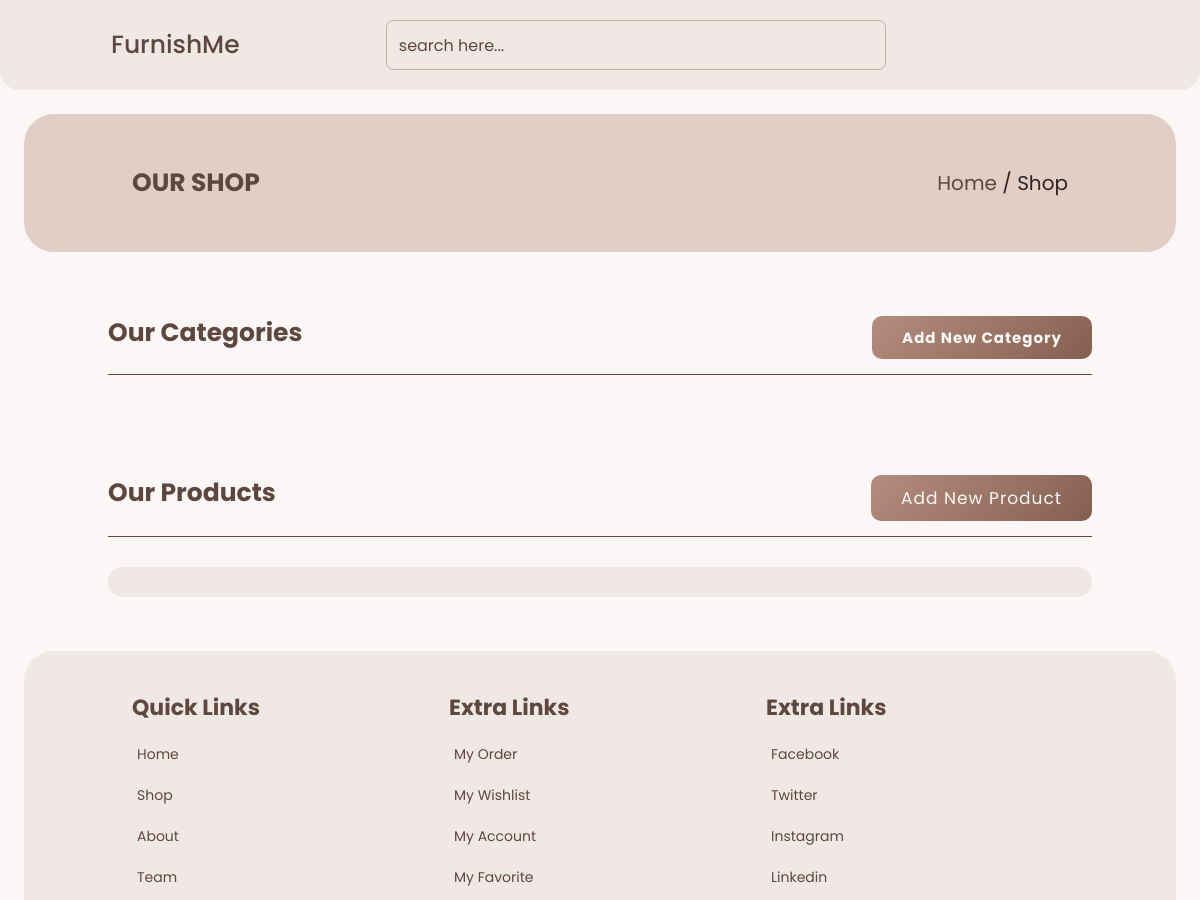
The app's page /shop.php (upper part), older data.
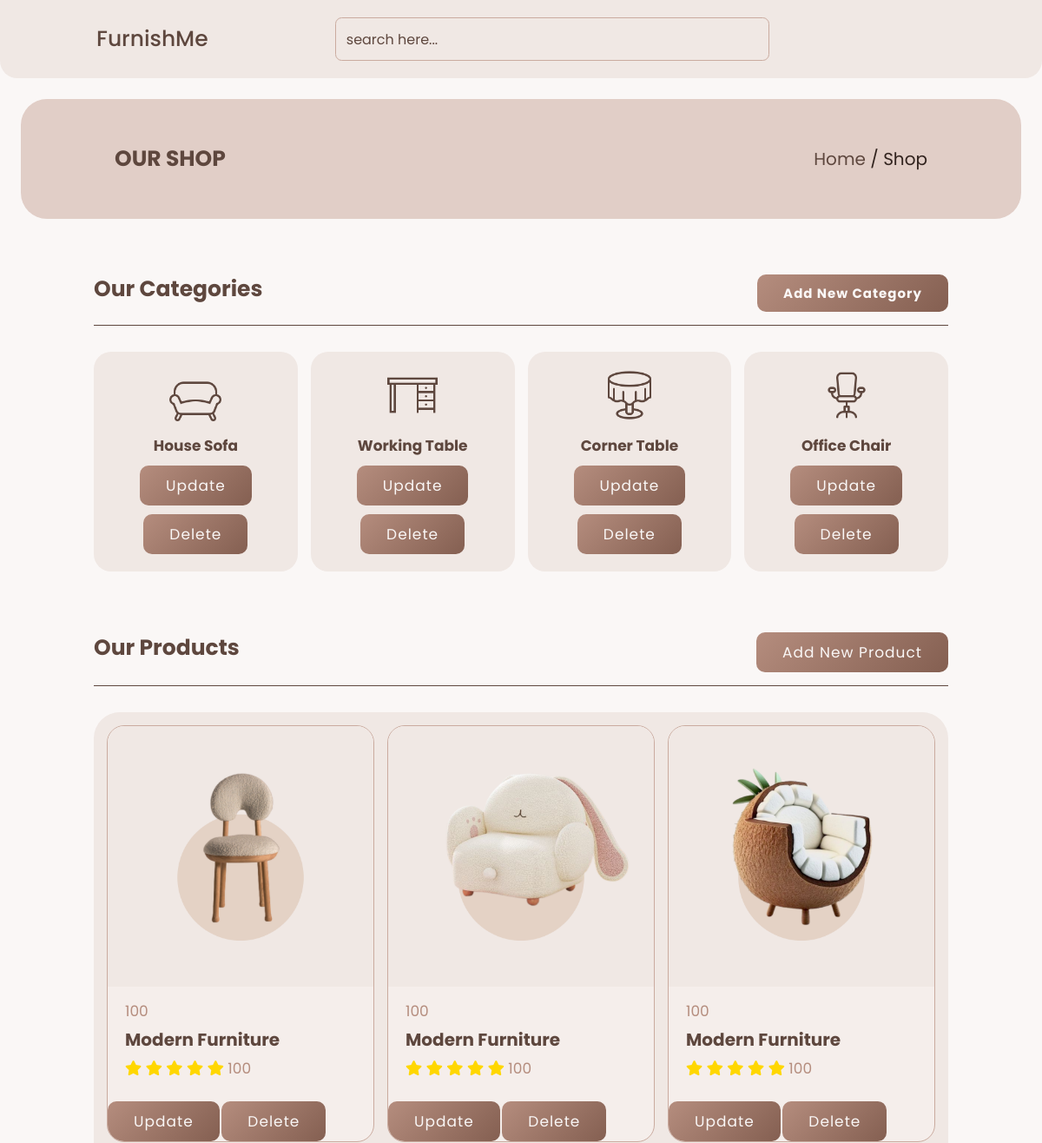
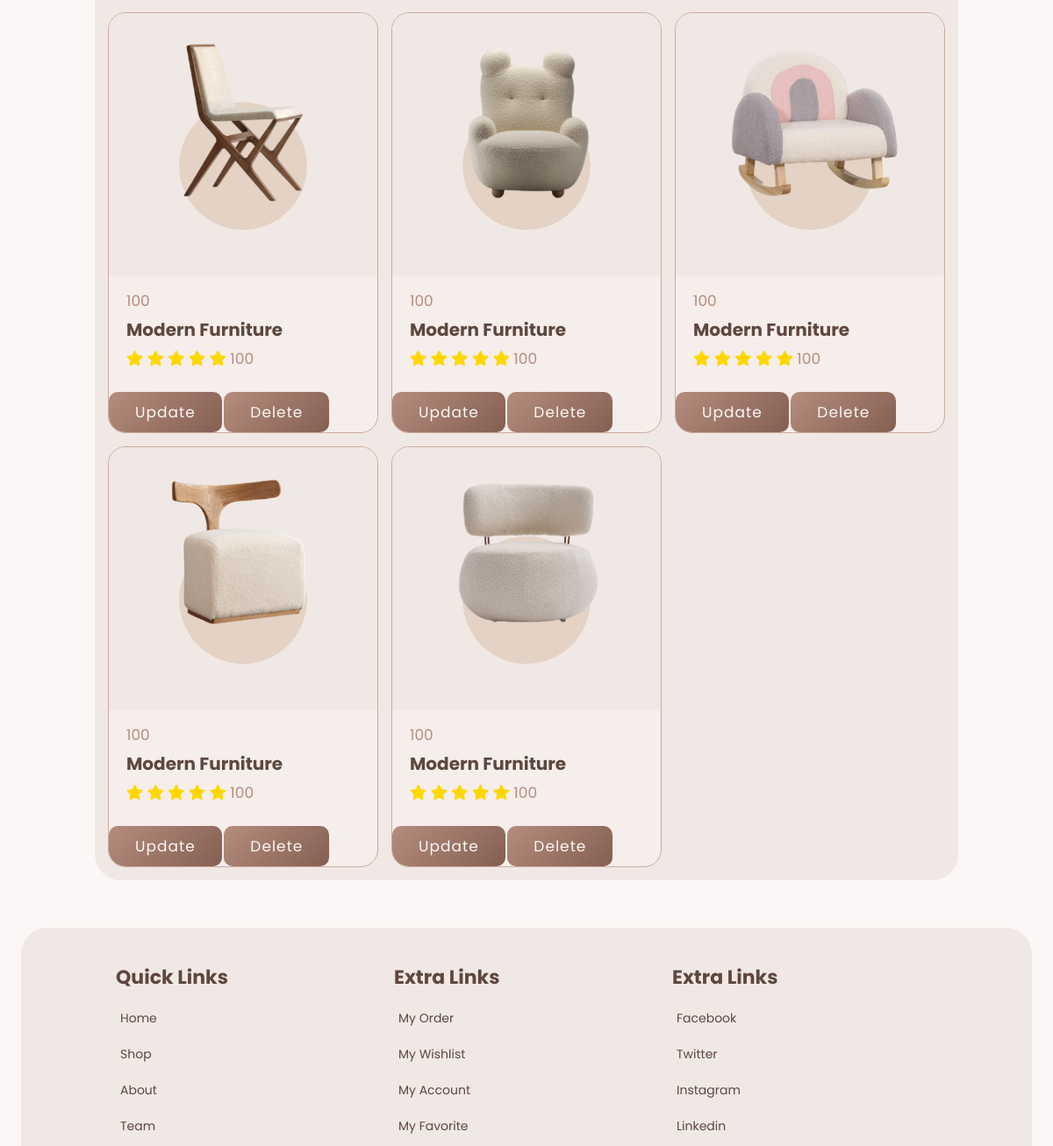
The same page, newer data (2 pictures, top to bottom).
### tables this page shows
CREATE TABLE `categories` (
  `id` int(11) NOT NULL,
  `name` varchar(255) NOT NULL,
  `image` varchar(255) DEFAULT NULL
);

CREATE TABLE `products` (
  `id` int(255) NOT NULL,
  `name` varchar(255) NOT NULL,
  `price` int(11) NOT NULL,
  `quantity` int(11) NOT NULL,
  `image` varchar(255) DEFAULT NULL
);

### shop.php (the view, shortened to what this page needs)
<!DOCTYPE html>
<html lang="en">
<head>
    <?php include('css.php'); ?>
</head>
<body>
    <?php include('header.php'); ?>
    <section class="heading">
        <h3>our shop</h3>
        <p><a href="index.php">home</a> / <span>shop</span></p>
    </section>
    <section class="category">
        <h1 class="title"> <span>our categories</span> <a href="categories_create.php" class="btn title-btn">Add new category</a> </h1>
        <div class="box-container">
            <?php
            include('connection.php');
            $categories_data = "SELECT * FROM categories";
            $categories_rawdata = $connection->query($categories_data);
            while (list($id, $categories_name, $categories_image) = mysqli_fetch_array($categories_rawdata)) {
            ?>
                <div class="box">
                    <img src="pj_img/<?php echo $categories_image ?>" alt="">
                    <h3><?php echo $categories_name ?></h3>
                <div>
                    <a onclick="window.location.href='categories_update.php?id=<?php echo $id ?>'" class="btn title-btn">Update</a>
                   <a onclick="window.location.href='categories_delete.php?id=<?php echo $id ?>&image=<?php echo $categories_image ?>'" class="btn title-btn">Delete</a>
                </div>
                </div>
                <?php
            }
                ?>
        </div>
    </section>
    <section class="products">
        <h1 class="title"> <span>our products</span> <button onclick="window.location.href='product_create.php'" class="btn title-btn">Add new product</button></h1>
        <div class="box-container">
            <?php
            include('connection.php');
            $products_data = "SELECT * FROM products";
            $products_rawdata = $connection->query($products_data);
            while (list($id, $products_name, $products_price, $products_quantity, $products_image) = mysqli_fetch_array($products_rawdata)) {
            ?>
                <div class="box">
                    <div class="image">
                        <img src="pj_img/<?php echo $products_image ?>" alt="">
                    </div>
                    <div class="content">
                        <div class="price"><?php echo $products_price ?></div>
                        <h3><?php echo $products_name ?></h3>
                        <div class="stars">
                            <i class="fas fa-star"></i>
                            <i class="fas fa-star"></i>
                            <i class="fas fa-star"></i>
                            <i class="fas fa-star"></i>
                            <i class="fas fa-star"></i>
                            <span><?php echo $products_quantity ?></span>
                        </div>
                    </div>
                    <a onclick="window.location.href='products_update.php?id=<?php echo $id ?>'" class="btn title-btn">Update</a>
                    <a onclick="window.location.href='products_delete.php?id=<?php echo $id ?>&image=<?php echo $products_image ?>'" class="btn title-btn">Delete</a>
                </div>
            <?php
            }
            ?>
        </div>
    </section>
    <?php include('footer.php'); ?>
</body>
</html>

### css.php
<link href="https://cdn.jsdelivr.net/npm/remixicon@3.0.0/fonts/remixicon.css" rel="stylesheet">
<link rel="stylesheet" href="https://cdnjs.cloudflare.com/ajax/libs/font-awesome/5.15.4/css/all.min.css">
<link rel="stylesheet" href="css/style.css">

### header.php (shortened to what this page needs)
<header class="header">
    <a href="index.php" class="logo"> <i class="ri-menu-line"></i> FurnishMe </a>
    <form action="#" class="search-form">
        <input type="search" placeholder="search here..." id="search-box">
    </form>
</header>

### footer.php (shortened to what this page needs)
<section class="footer">
    <div class="box-container">
        <div class="box">
            <h3>quick links</h3>
            <a href="index.php"> <i class="ri-arrow-right-line"></i> home </a>
            <a href="shop.php"> <i class="ri-arrow-right-line"></i> shop </a>
            <a href="about.php"> <i class="ri-arrow-right-line"></i> about </a>
            <a href="team.php"> <i class="ri-arrow-right-line"></i> team </a>
        </div>
        <div class="box">
            <h3>extra links</h3>
            <a href="#"> <i class="ri-arrow-right-line"></i> my order </a>
            <a href="#"> <i class="ri-arrow-right-line"></i> my wishlist </a>
            <a href="#"> <i class="ri-arrow-right-line"></i> my account </a>
            <a href="#"> <i class="ri-arrow-right-line"></i> my favorite </a>
        </div>
        <div class="box">
            <h3>extra links</h3>
            <a href="#"> <i class="ri-facebook-fill"></i> facebook </a>
            <a href="#"> <i class="ri-twitter-fill"></i> twitter </a>
            <a href="#"> <i class="ri-instagram-fill"></i> instagram </a>
            <a href="#"> <i class="ri-linkedin-box-fill"></i> linkedin </a>
        </div>
    </div>
</section>

### css/style.css (style rules this page uses)
* { font-family: 'Poppins', sans-serif; margin: 0; padding: 0; box-sizing: border-box; outline: none; border: none; text-decoration: none; text-transform: capitalize; transition: .2s linear; }
body { background-color: #faf7f6; }
html { font-size: 62.5%; overflow-x: hidden; scroll-behavior: smooth; }
section { padding: 3rem 9%; }
.heading { background: #e1cec7; display: flex; align-items: center; justify-content: space-between; padding-top: 5rem; padding-bottom: 5rem; margin: 2%; border-radius: 3rem; }
.heading h3 { font-size: 2.5rem; text-transform: uppercase; color: #5e473e; }
.heading p { font-size: 2rem; color: #31231e; }
.heading p a { color: #5e473e; }
.title { display: flex; align-items: center; justify-content: space-between; margin-bottom: 3rem; border-bottom: 0.1rem solid #5e473e; padding-bottom: 1.5rem; }
.title span { font-size: 2.5rem; color: #5e473e; }
.title a { font-size: 1.5rem; color: #b58d7e; }
.btn { display: inline-block; margin-top: 1rem; padding: 1rem 3rem; font-size: 1.7rem; letter-spacing: 1px; background: linear-gradient(135deg, #b58d7e, #845f51); color: #faf7f6; cursor: pointer; border-radius: 1rem; }
.title-btn { color:#faf7f6 !important; }
.header { padding: 2rem 9%; position: sticky; top: 0; left: 0; right: 0; z-index: 100; background: #f0e8e4; display: flex; align-items: center; justify-content: space-between; border-radius: 0 0 2rem 2rem; }
.header .logo { font-size: 2.5rem; color: #5e473e; font-weight: 500; }
.header .logo i { padding-right: .3rem; }
.header .search-form { height: 5rem; width: 50rem; border-radius: .75rem; background-color: transparent; overflow: hidden; display: flex; background: #f0e8e4; align-items: center; border: 0.1rem solid #caab9f; }
.header .search-form input { height: 100%; width: 100%; padding: 0 1.2rem; font-size: 1.6rem; color: #5e473e; text-transform: none; background: transparent; }
.header .search-form input::placeholder { color: #5e473e; }
.category .box-container { display: grid; grid-template-columns: repeat(auto-fit, minmax(16rem, 1fr)); gap: 1.5rem; }
.category .box-container .box { padding: 2rem; text-align: center; border-radius: 2rem; background: #f0e8e4; }
.category .box-container .box img { height: 6rem; margin-bottom: 1rem; }
.category .box-container .box h3 { font-size: 1.7rem; color: #5e473e; }
.products .box-container { display: grid; grid-template-columns: repeat(auto-fit, minmax(26rem, 1fr)); gap: 1.5rem; padding: 1.5rem; border-radius: 3rem; background-color: #f0e8e4; }
.products .box-container .box { position: relative; background: #f5eeeb; overflow: hidden; border-radius: 2rem; border: .1rem solid #caab9f; }
.products .box-container .box .image { height: 30rem; width: 100%; overflow: hidden; }
.products .box-container .box .image img { width: 100%; height: 100%; object-fit: cover; }
.products .box-container .box .content { padding: 1.5rem 2rem; }
.products .box-container .box .content .price { font-size: 1.7rem; color: #b58d7e; }
.products .box-container .box .content h3 { font-size: 2rem; color: #5e473e; padding: .5rem 0; }
.products .box-container .box .content .stars { font-size: 1.7rem; }
.products .box-container .box .content .stars i { color: gold; }
.products .box-container .box .content .stars span { color: #b58d7e; }
.footer { margin: 2%; border-radius: 3rem; background: #f0e8e4; }
.footer .box-container { display: grid; grid-template-columns: repeat(auto-fit, minmax(25rem, 1fr)); gap: 1.5rem; }
.footer .box-container .box h3 { font-size: 2.2rem; color: #5e473e; padding: 1rem 0; }
.footer .box-container .box a { font-size: 1.4rem; color: #5e473e; padding: 1rem 0; display: block; display: flex; align-items: center; }

Row changes from the older to the newer data that the page shows:
added categories: image (picture), name "House Sofa"
added categories: image (picture), name "Working Table"
added categories: image (picture), name "Corner Table"
added categories: image (picture), name "Office Chair"
added products: image (picture), price "100", name "Modern Furniture", quantity "100"
added products: image (picture), price "100", name "Modern Furniture", quantity "100"
added products: image (picture), price "100", name "Modern Furniture", quantity "100"
added products: image (picture), price "100", name "Modern Furniture", quantity "100"
added products: image (picture), price "100", name "Modern Furniture", quantity "100"
added products: image (picture), price "100", name "Modern Furniture", quantity "100"
added products: image (picture), price "100", name "Modern Furniture", quantity "100"
added products: image (picture), price "100", name "Modern Furniture", quantity "100"
